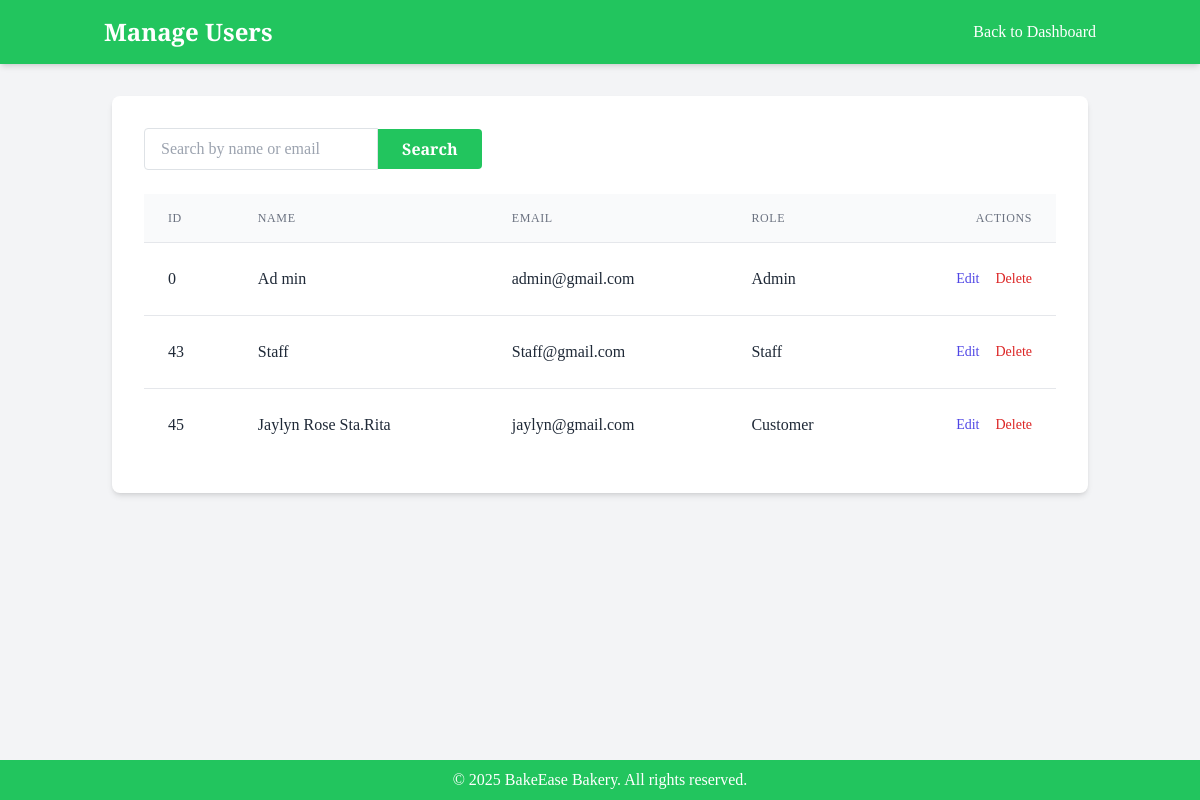
/views/admin/manage_users.php (signed in), run on the app's committed database.
### tables this page shows
CREATE TABLE `users` (
  `id` int(11) NOT NULL,
  `name` varchar(255) NOT NULL,
  `email` varchar(255) NOT NULL,
  `password` varchar(255) NOT NULL,
  `reset_token` varchar(255) DEFAULT NULL,
  `isAdmin` tinyint(4) DEFAULT NULL
);

### Classes/Database.php (called while the page is built, shortened)
<?php
class Database {
    private $servername = "localhost";
    private $username = "root";
    private $password = "";
    private $dbname = "bakery_oop";
    public function __construct() {
        $this->conn = new mysqli($this->servername, $this->username, $this->password, $this->dbname);
    }
}
?>

### Classes/AdminUser.php (called while the page is built, shortened)
<?php
require_once "Database.php";
class AdminUser extends Database {
    public function executeQuery($sql) {
        return $this->conn->query($sql);
    }
}
?>

### views/admin/manage_users.php (the view, shortened to what this page needs)
<?php
include '../../classes/AdminUser.php';
$adminUser  = new AdminUser ();
$searchQuery = isset($_GET['search']) ? $_GET['search'] : "";
$sql = "SELECT * FROM users
        WHERE isAdmin IN (0, 1, 2, NULL)
        AND (name LIKE '%$searchQuery%' OR email LIKE '%$searchQuery%')";
$result = $adminUser ->executeQuery($sql);
$users = [];
if ($result->num_rows > 0) {
    while ($row = $result->fetch_assoc()) {
        $users[] = $row;
    }
}
?>
<!DOCTYPE html>
<html>
<head>
    <script src="https://cdn.tailwindcss.com"></script>
    <link href="https://cdn.jsdelivr.net/npm/bootstrap@5.3.3/dist/css/bootstrap.min.css" rel="stylesheet">
</head>
<body class="bg-gray-100 text-gray-800 font-bembo min-h-screen flex flex-col">
    <header class="bg-green-500 text-white shadow-md py-3">
        <div class="container mx-auto px-3 flex justify-between items-center">
            <h1 class="text-2xl font-bold">Manage Users</h1>
            <a href="admin_dashboard.php" class="text-white hover:text-accent">Back to Dashboard</a>
        </div>
    </header>
    <main class="container mx-auto px-4 py-8 flex-grow">
        <section class="manage-users bg-white p-8 rounded-lg shadow-md">
            <form method="get" action="<?php echo htmlspecialchars($_SERVER["PHP_SELF"]); ?>" class="mb-6 flex items-center">
                <input type="text" name="search" placeholder="Search by name or email"
                       value="<?php echo $searchQuery; ?>"
                       class="border rounded-l px-3 py-2 focus:outline-none focus:ring-2 focus:ring-primary w-full md:w-auto"
                >
                <button type="submit" class="bg-green-500 text-white font-bold py-2 px-4 rounded-r hover:bg-green-600 transition-colors">
                    Search
                </button>
            </form>
            <table class="min-w-full divide-y divide-gray-200 table-fixed">
                <thead class="bg-gray-50">
                    <tr>
                        <th scope="col" class="px-6 py-3 text-left text-xs font-medium text-gray-500 uppercase tracking-wider">ID</th>
                        <th scope="col" class="px-6 py-3 text-left text-xs font-medium text-gray-500 uppercase tracking-wider">Name</th>
                        <th scope="col" class="px-6 py-3 text-left text-xs font-medium text-gray-500 uppercase tracking-wider">Email</th>
                        <th scope="col" class="px-6 py-3 text-left text-xs font-medium text-gray-500 uppercase tracking-wider">Role</th>
                        <th scope="col" class="px-6 py-3 text-right text-xs font-medium text-gray-500 uppercase tracking-wider">Actions</th>
                    </tr>
                </thead>
                <tbody class="bg-white divide-y divide-gray-200">
                    <?php
                    if (!empty($users)) {
                        foreach ($users as $user) {
                            echo "<tr>";
                            echo "<td class='px-6 py-4 whitespace-nowrap'>" . $user['id'] . "</td>";
                            echo "<td class='px-6 py-4 whitespace-nowrap'>" . $user['name'] . "</td>";
                            echo "<td class='px-6 py-4 whitespace-nowrap'>" . $user['email'] . "</td>";
                            echo "<td class='px-6 py-4 whitespace-nowrap'>" . ($user['isAdmin'] == 0 ? 'Admin' : ($user['isAdmin'] == 1 ? 'Staff' : 'Customer')) . "</td>";
                            echo "<td class='px-6 py-4 whitespace-nowrap text-right text-sm font-medium'>";
                            echo "<a href='edit_user.php?id=" . $user['id'] . "' class='text-indigo-600 hover:text-indigo-900 mr-4'>Edit</a>";
                            echo "<form method='post' action='../../actions/admin-user-actions.php' target='user-action-iframe' class='inline'>";
                            echo "<button type='submit' onclick='return confirm(\"Are you sure you want to delete this user?\")' class='text-red-600 hover:text-red-900'>Delete</button>";
                            echo "</form>";
                            echo "</td>";
                            echo "</tr>";
                        }
                    } else {
                        echo "<tr><td colspan='5' class='px-6 py-4 whitespace-nowrap text-center'>No users found.</td></tr>";
                    }
                    ?>
                </tbody>
            </table>
        </section>
    </main>
    <footer class="bg-green-500 text-white py-2 mt-8">
        <div class="container mx-auto px-2 text-center">
        <p class="text-center">© 2025 BakeEase Bakery. All rights reserved.</p>        </div>
    </footer>
</body>
</html>

### data on the page
users: id "0", name "Ad min", email "admin@gmail.com", isAdmin "Admin"
users: id "43", name "Staff", email "Staff@gmail.com", isAdmin "Staff"
users: id "45", name "Jaylyn Rose Sta.Rita", email "jaylyn@gmail.com", isAdmin "Customer"
